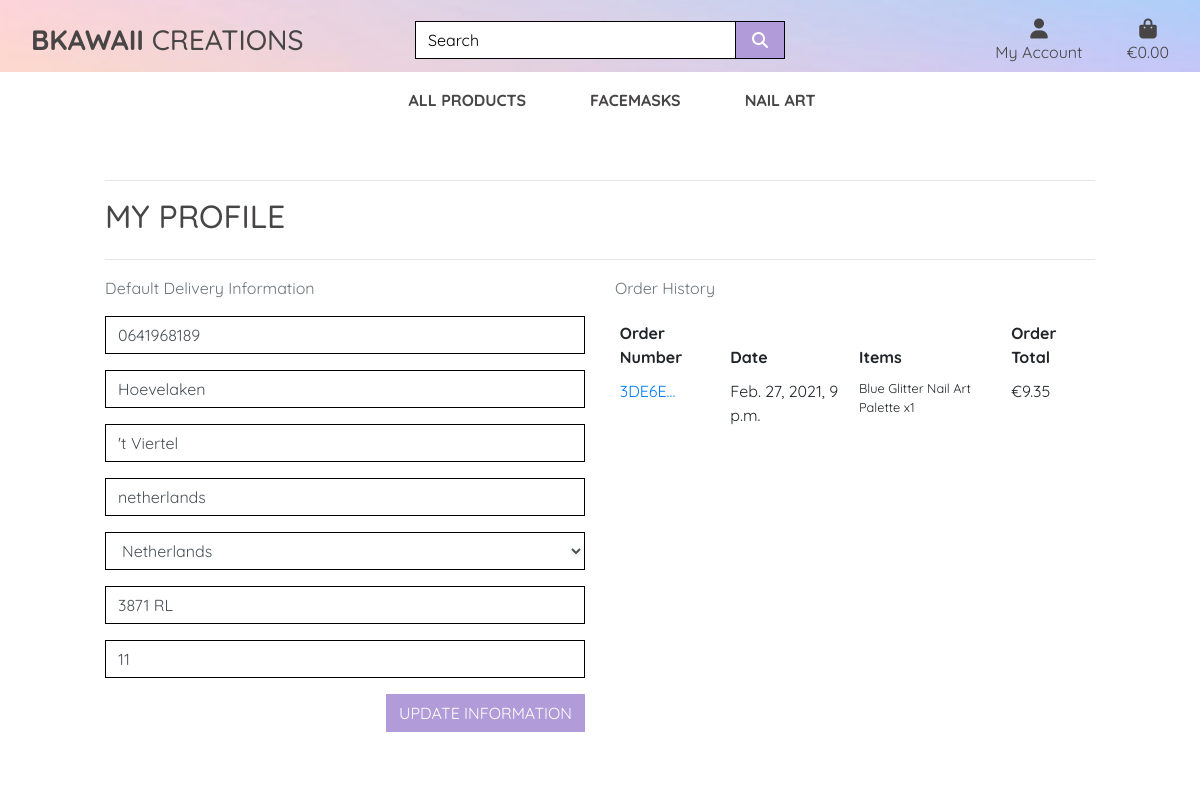
Page /profile/ (signed in) on the committed database.
### profiles/models.py (models this page shows, shortened)
class UserProfile(models.Model):
    user = models.OneToOneField(User, on_delete=models.CASCADE)
    default_phone_number = models.CharField(max_length=20, null=True, blank=True)
    default_town_or_city = models.CharField(max_length=40, null=True, blank=True)
    default_street_address1 = models.CharField(max_length=80, null=True, blank=True)
    default_county = models.CharField(max_length=80, null=True, blank=True)
    default_country = CountryField(blank_label='Country', null=True, blank=True)
    default_postcode = models.CharField(max_length=20, null=True, blank=True)
    default_street_address2 = models.CharField(max_length=80, null=True, blank=True)

### checkout/models.py (models this page shows, shortened)
class Order(models.Model):
    order_number = models.CharField(max_length=32, null=False, editable=False)
    user_profile = models.ForeignKey(UserProfile, on_delete=models.SET_NULL,
                                     null=True, blank=True, related_name='orders')
    full_name = models.CharField(max_length=50, null=False, blank=False)
    email = models.EmailField(max_length=254, null=False, blank=False)
    phone_number = models.CharField(max_length=20, null=False, blank=False)
    country = CountryField(blank_label='Country *', null=False, blank=False)
    postcode = models.CharField(max_length=20, null=True, blank=True)
    town_or_city = models.CharField(max_length=40, null=False, blank=False)
    street_address1 = models.CharField(max_length=80, null=False, blank=False)
    street_address2 = models.CharField(max_length=80, null=True, blank=True)
    county = models.CharField(max_length=80, null=True, blank=True)
    date = models.DateTimeField(auto_now_add=True)
    delivery_cost = models.DecimalField(max_digits=6, decimal_places=2, null=False, default=0)
    order_total = models.DecimalField(max_digits=10, decimal_places=2, null=False, default=0)
    grand_total = models.DecimalField(max_digits=10, decimal_places=2, null=False, default=0)
    original_bag = models.TextField(null=False, blank=False, default='')
    stripe_pid = models.CharField(max_length=254, null=False, blank=False, default='')

class OrderLineItem(models.Model):
    order = models.ForeignKey(Order, null=False, blank=False, on_delete=models.CASCADE, related_name='lineitems')
    product = models.ForeignKey(Product, null=False, blank=False, on_delete=models.CASCADE)
    product_size = models.CharField(max_length=2, null=True, blank=True) # XS, S, M, L, XL
    quantity = models.IntegerField(null=False, blank=False, default=0)
    lineitem_total = models.DecimalField(max_digits=6, decimal_places=2, null=False, blank=False, editable=False)

### products/models.py (models this page shows, shortened)
class Product(models.Model):
    category = models.ForeignKey('Category', null=True, blank=True, on_delete=models.SET_NULL)
    sku = models.CharField(max_length=200, null=True, blank=True)
    name = models.CharField(max_length=200)
    description = models.TextField()
    price = models.DecimalField(max_digits=6, decimal_places=2)
    rating = models.DecimalField(max_digits=6, decimal_places=2, null=True, blank=True)
    image_url = models.URLField(max_length=1024, null=True, blank=True)
    image = models.ImageField(null=True, blank=True)

### profiles/views.py (the view)
# urls.py: path('profile/', include('profiles.urls')),
def profile(request):
    profile = get_object_or_404(UserProfile, user=request.user)
    if request.method == 'POST':
        form = UserProfileForm(request.POST, instance=profile)
        if form.is_valid():
            form.save()
            messages.success(request, 'Profile updated successfully')
    else:
        form = UserProfileForm(instance=profile)
    orders = profile.orders.all()
    template = 'profiles/profile.html'
    context = {
        'form': form,
        'orders': orders,
        'on_profile_page': True
    }
    return render(request, template, context)

### profiles/forms.py
class UserProfileForm(forms.ModelForm):
    class Meta:
        model = UserProfile
        exclude = ('user',)
    def __init__(self, *args, **kwargs):
        super().__init__(*args, **kwargs)
        placeholders = {
            'default_phone_number': 'Phone Number',
            'default_postcode': 'Postal Code',
            'default_town_or_city': 'Town or City',
            'default_street_address1': 'Street Address 1',
            'default_street_address2': 'Street Address 2',
            'default_county': 'County, State or Locality',
        }
        self.fields['default_phone_number'].widget.attrs['autofocus'] = True
        for field in self.fields:
            if field != 'default_country':
                if self.fields[field].required:
                    placeholder = f'{placeholders[field]} *'
                else:
                    placeholder = placeholders[field]
                self.fields[field].widget.attrs['placeholder'] = placeholder
            self.fields[field].widget.attrs['class'] = 'border-black rounded-0 profile-form-input'
            self.fields[field].label = False

### bag/contexts.py (called while the page is built, shortened)
def bag_contents(request):
    bag_items = []
    total = 0
    product_count = 0
    bag = request.session.get('bag', {})
    if total < settings.FREE_DELIVERY_THRESHOLD:
        delivery = total * Decimal(settings.STANDARD_DELIVERY_PERCENTAGE / 100)
        free_delivery_delta = settings.FREE_DELIVERY_THRESHOLD - total
    else:
        delivery = 0
        free_delivery_delta = 0
    grand_total = delivery + total
    context = {
        'bag_items': bag_items,
        'total': total,
        'product_count': product_count,
        'delivery': delivery,
        'free_delivery_delta': free_delivery_delta,
        'free_delivery_threshold': settings.FREE_DELIVERY_THRESHOLD,
        'grand_total': grand_total,
    }
    return context

### profiles/templates/profiles/profile.html (shortened to what this page needs)
{% extends "base.html" %}
{% load static %}
{% block page_header %}
    <div class="container header-container">
    </div>
{% endblock %}
{% block content %}
    <div class="overlay"></div>
    <div class="container">
        <div class="row">
            <div class="col">
                <hr>
                <h2 class="logo-font mb-4">My Profile</h2>
                <hr>
            </div>
        </div>
        <div class="row">
            <div class="col-12 col-lg-6">
                <p class="text-muted">Default Delivery Information</p>
                <form class="mt-3" action="{% url 'profile' %}" method="POST" id="profile-update-form">
                    {{ form|crispy }}
                    <button class="btn btn-black rounded-0 text-uppercase float-right">Update Information</button>
                </form>
            </div>
            <div class="col-12 col-lg-6">
                <p class="text-muted">Order History</p>
               <div class="order-history table-responsive">
                    <table class="table table-sm table-borderless">
                        <thead>
                            <tr>
                                <th>Order Number</th>
                                <th>Date</th>
                                <th>Items</th>
                                <th>Order Total</th>
                            </tr>
                        </thead>
                        <tbody>
                            {% for order in orders %}
                                <tr>
                                    <td>
                                        <a href="{% url 'order_history' order.order_number %}"
                                        title="{{ order.order_number }}">
                                            {{ order.order_number|truncatechars:6 }}
                                        </a>
                                    </td>
                                    <td>{{ order.date }}</td>
                                    <td>
                                        <ul class="list-unstyled">
                                            {% for item in order.lineitems.all %}
                                                <li class="small">
                                                    {{ item.product.name }} x{{ item.quantity }}
                                                </li>
                                            {% endfor %}
                                        </ul>
                                    </td>
                                    <td>€{{ order.grand_total }}</td>
                                </tr>
                            {% endfor %}
                        </tbody>
                    </table>
                </div>
            </div>
        </div>
{% endblock %}

### static/css/base.css (style rules this page uses)
html { height: 100%; }
body { background: #f0ecff; background-size: cover; height: calc(100vh - 200px); color:#474545; font-family: 'Quicksand', sans-serif; }
.logo-font { text-transform: uppercase; }
.btn-black { background: #b19cd9; color: white; }
.border-black { border: 1px solid black !important; }
.overlay { height: 100%; width: 100%; top: 0; left: 0; position: fixed; background: white; z-index: -1; }
@media (min-width: 1200px) { .container { max-width: 85%; } }
@media (min-width: 992px) { .header-container { padding-top: 164px; } }

### rows in the picture
UserProfile: default_phone_number "0641968189", default_town_or_city "Hoevelaken", default_street_address1 "'t Viertel", default_county "netherlands", default_country "Netherlands", default_postcode "3871 RL", default_street_address2 "11"
Order: order_number "3DE6E…", date "Feb. 27, 2021, 9 p.m.", grand_total "9.35"
OrderLineItem: product.name "Blue Glitter Nail Art Palette", quantity "1"
